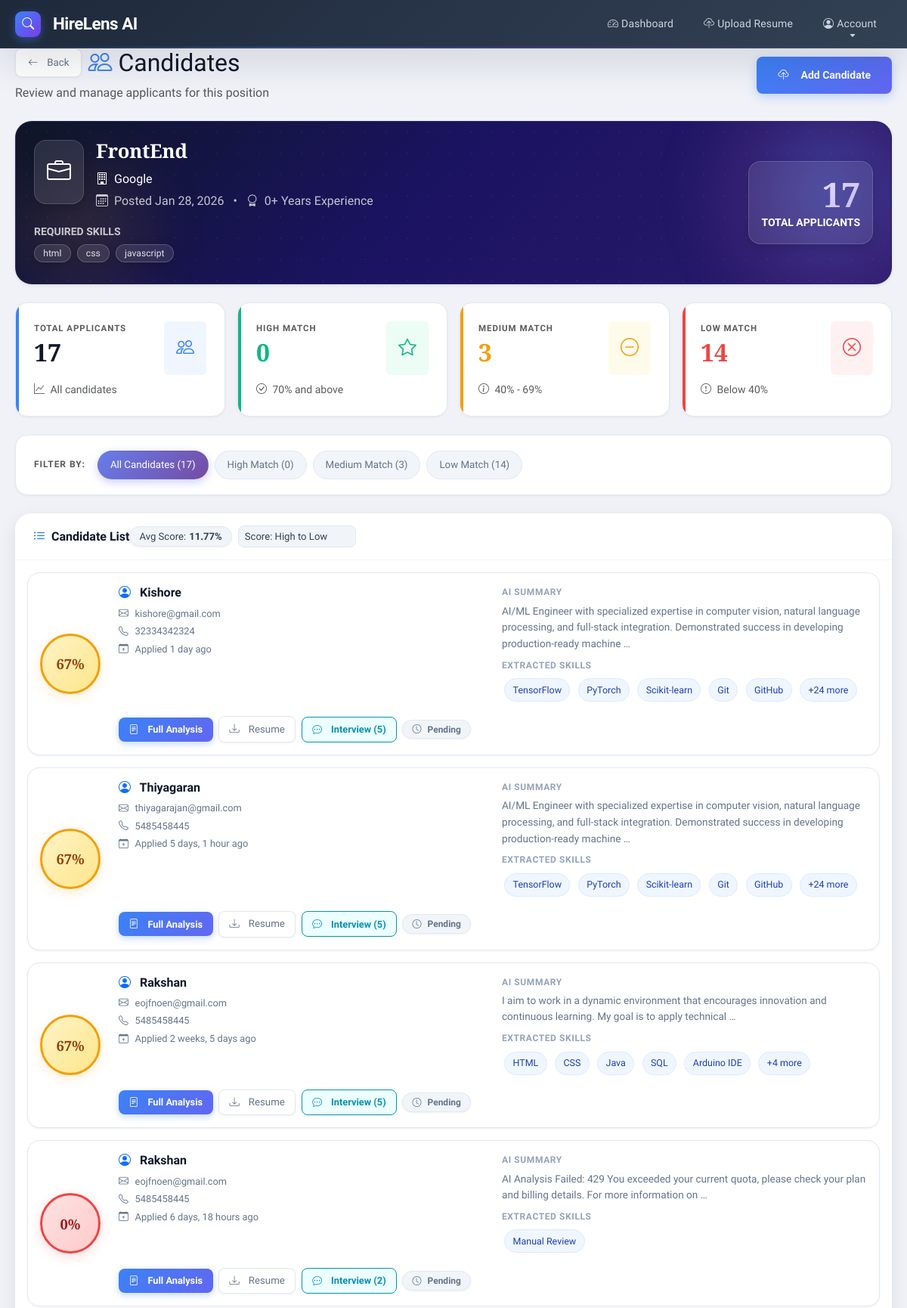
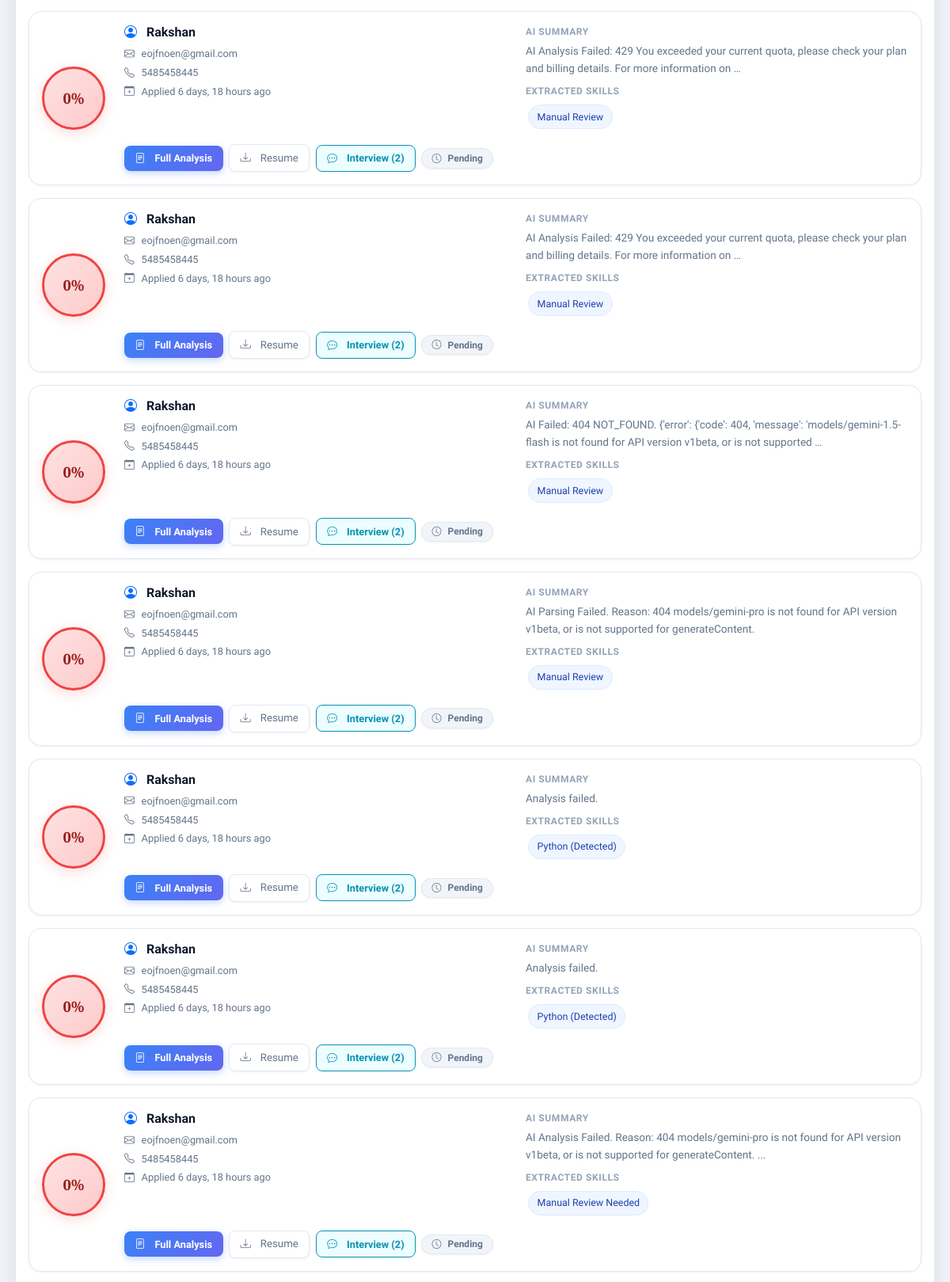
The app's page /job/3/candidates/ (signed in, upper part) with its own data (2 pictures, top to bottom).
### hirelens_app/models.py (models this page shows, shortened)
class CompanyRequirement(models.Model):
    hr = models.ForeignKey(HRProfile, on_delete=models.CASCADE)
    job_title = models.CharField(max_length=150)
    required_skills = models.TextField(
        help_text="Comma-separated skills (e.g., python, django, communication)"
    )
    minimum_experience = models.IntegerField(help_text="Years of experience")
    created_at = models.DateTimeField(auto_now_add=True)

class HRProfile(models.Model):
    user = models.OneToOneField(User, on_delete=models.CASCADE)
    company_name = models.CharField(max_length=150)

class ResumeAnalysis(models.Model):
    candidate = models.ForeignKey(Candidate, on_delete=models.CASCADE)
    job = models.ForeignKey(CompanyRequirement, on_delete=models.CASCADE)
    similarity_score = models.FloatField(default=0.0)
    ai_summary = models.TextField(blank=True, default="Pending Analysis...")
    extracted_skills_list = models.TextField(blank=True, default="", help_text="Comma-separated list of extracted skills")
    interview_score = models.IntegerField(default=0, help_text="Overall AI Interview Score (0-100)")
    interview_feedback = models.TextField(blank=True, default="", help_text="AI feedback summary")
    detailed_breakdown = models.JSONField(default=list, blank=True, help_text="JSON list of topic-wise scores")
    analysis_time = models.DateTimeField(auto_now_add=True)

class Candidate(models.Model):
    name = models.CharField(max_length=120)
    email = models.EmailField()
    phone = models.CharField(max_length=20)
    resume = models.FileField(upload_to="resumes/")
    uploaded_at = models.DateTimeField(auto_now_add=True)

### hirelens_app/views.py (the view)
@login_required
def view_candidates(request, job_id):
    job = get_object_or_404(CompanyRequirement, id=job_id, hr__user=request.user)
    analyses = ResumeAnalysis.objects.filter(job=job).select_related(
        'candidate'
    ).annotate(
        questions_count=Count('generatedquestion', distinct=True),
        interviews_count=Count('generatedquestion__interviewresult', distinct=True)
    ).order_by('-similarity_score', '-analysis_time')
    for analysis in analyses:
        if analysis.extracted_skills_list:
            analysis.skills_list = [skill.strip() for skill in analysis.extracted_skills_list.split(',')]
        else:
            analysis.skills_list = []
    total_applicants = analyses.count()
    avg_score = analyses.aggregate(Avg('similarity_score'))['similarity_score__avg'] or 0
    high_match_count = analyses.filter(similarity_score__gte=70).count()
    medium_match_count = analyses.filter(
        similarity_score__gte=40,
        similarity_score__lt=70
    ).count()
    low_match_count = analyses.filter(similarity_score__lt=40).count()
    required_skills_list = [skill.strip() for skill in job.required_skills.split(',')]
    context = {
        'job': job,
        'analyses': analyses,
        'total_applicants': total_applicants,
        'avg_score': round(avg_score, 2),
        'high_match_count': high_match_count,
        'medium_match_count': medium_match_count,
        'low_match_count': low_match_count,
        'required_skills_list': required_skills_list,
    }
    return render(request, 'hirelens_app/view_candidates.html', context)

### hirelens_app/templates/hirelens_app/view_candidates.html (shortened to what this page needs)
{% extends "hirelens_app/base.html" %}
{% block page_header %}
<div class="d-flex justify-content-between align-items-center mb-4 flex-wrap gap-3">
    <div>
        <div class="d-flex align-items-center gap-2 mb-2">
            <a href="{% url 'hr_dashboard' %}" class="btn btn-sm btn-outline-secondary">
                <i class="bi bi-arrow-left me-1"></i> Back
            </a>
            <h2 class="mb-0">
                <i class="bi bi-people text-primary me-2"></i>Candidates
            </h2>
        </div>
        <p class="text-muted mb-0">Review and manage applicants for this position</p>
    </div>
    <div class="d-flex gap-2">
        <a href="{% url 'upload_resume' %}?job_id={{ job.id }}" class="btn btn-primary">
            <i class="bi bi-cloud-upload me-2"></i> Add Candidate
        </a>
    </div>
</div>
{% endblock %}
{% block content %}
<div class="job-header text-white p-4 mb-4 shadow-sm position-relative">
    <div class="job-header-grid"></div>
    <div class="row align-items-center position-relative" style="z-index: 1;">
        <div class="col-md-8">
            <div class="d-flex align-items-start mb-3">
                <div class="bg-white bg-opacity-25 rounded p-3 me-3">
                    <i class="bi bi-briefcase" style="font-size: 2rem;"></i>
                </div>
                <div>
                    <h3 class="mb-2 fw-bold">{{ job.job_title }}</h3>
                    <p class="mb-1 opacity-90">
                        <i class="bi bi-building me-2"></i>{{ job.hr.company_name }}
                    </p>
                    <p class="mb-0 opacity-75">
                        <i class="bi bi-calendar3 me-2"></i>Posted {{ job.created_at|date:"M d, Y" }}
                        <span class="mx-2">•</span>
                        <i class="bi bi-award me-2"></i>{{ job.minimum_experience }}+ Years Experience
                    </p>
                </div>
            </div>
            <div class="mt-3">
                <p class="mb-1 small opacity-75 text-uppercase fw-semibold">Required Skills</p>
                <div>
                    {% for skill in required_skills_list %}
                        <span class="badge bg-white bg-opacity-25 me-1 mb-1">{{ skill }}</span>
                    {% endfor %}
                </div>
            </div>
        </div>
        <div class="col-md-4 text-md-end mt-3 mt-md-0">
            <div class="bg-white bg-opacity-25 rounded p-3 d-inline-block">
                <div class="display-4 fw-bold">{{ total_applicants }}</div>
                <div class="small text-uppercase fw-semibold">Total Applicants</div>
            </div>
        </div>
    </div>
</div>
<div class="stats-grid mb-4">
    <div class="stat-box total">
        <div class="d-flex justify-content-between align-items-start">
            <div>
                <p class="text-muted mb-1 small fw-semibold text-uppercase">Total Applicants</p>
                <h2 class="fw-bold mb-0">{{ total_applicants }}</h2>
            </div>
            <div class="bg-primary bg-opacity-10 p-3 rounded">
                <i class="bi bi-people text-primary" style="font-size: 1.5rem;"></i>
            </div>
        </div>
        <small class="text-muted mt-2 d-block">
            <i class="bi bi-graph-up me-1"></i> All candidates
        </small>
    </div>
    <div class="stat-box high">
        <div class="d-flex justify-content-between align-items-start">
            <div>
                <p class="text-muted mb-1 small fw-semibold text-uppercase">High Match</p>
                <h2 class="fw-bold mb-0 text-success">{{ high_match_count }}</h2>
            </div>
            <div class="bg-success bg-opacity-10 p-3 rounded">
                <i class="bi bi-star text-success" style="font-size: 1.5rem;"></i>
            </div>
        </div>
        <small class="text-muted mt-2 d-block">
            <i class="bi bi-check-circle me-1"></i> 70% and above
        </small>
    </div>
    <div class="stat-box medium">
        <div class="d-flex justify-content-between align-items-start">
            <div>
                <p class="text-muted mb-1 small fw-semibold text-uppercase">Medium Match</p>
                <h2 class="fw-bold mb-0 text-warning">{{ medium_match_count }}</h2>
            </div>
            <div class="bg-warning bg-opacity-10 p-3 rounded">
                <i class="bi bi-dash-circle text-warning" style="font-size: 1.5rem;"></i>
            </div>
        </div>
        <small class="text-muted mt-2 d-block">
            <i class="bi bi-info-circle me-1"></i> 40% - 69%
        </small>
    </div>
    <div class="stat-box low">
        <div class="d-flex justify-content-between align-items-start">
            <div>
                <p class="text-muted mb-1 small fw-semibold text-uppercase">Low Match</p>
                <h2 class="fw-bold mb-0 text-danger">{{ low_match_count }}</h2>
            </div>
            <div class="bg-danger bg-opacity-10 p-3 rounded">
                <i class="bi bi-x-circle text-danger" style="font-size: 1.5rem;"></i>
            </div>
        </div>
        <small class="text-muted mt-2 d-block">
            <i class="bi bi-exclamation-circle me-1"></i> Below 40%
        </small>
    </div>
</div>
<div class="filter-section">
    <div class="d-flex flex-wrap align-items-center gap-2">
        <span class="fw-semibold text-muted me-2 filter-label">Filter by:</span>
        <button class="filter-btn active" data-filter="all">
            All Candidates ({{ total_applicants }})
        </button>
        <button class="filter-btn" data-filter="high">
            High Match ({{ high_match_count }})
        </button>
        <button class="filter-btn" data-filter="medium">
            Medium Match ({{ medium_match_count }})
        </button>
        <button class="filter-btn" data-filter="low">
            Low Match ({{ low_match_count }})
        </button>
    </div>
</div>
<div class="card border-0 shadow-sm">
    <div class="card-header bg-white border-bottom py-3">
        <div class="d-flex justify-content-between align-items-center">
            <h5 class="mb-0 fw-bold">
                <i class="bi bi-list-ul text-primary me-2"></i>Candidate List
            </h5>
            <div class="d-flex align-items-center gap-2">
                <span class="badge bg-light text-dark border">
                    Avg Score: <strong>{{ avg_score }}%</strong>
                </span>
                <select class="form-select form-select-sm" id="sortSelect" style="width: auto;">
                    <option value="score-desc">Score: High to Low</option>
                </select>
            </div>
        </div>
    </div>
    <div class="card-body p-3">
        {% if analyses %}
            <div id="candidatesList">
                {% for analysis in analyses %}
                <div class="candidate-card p-3 {% if analysis.similarity_score >= 70 %}match-high{% elif analysis.similarity_score >= 40 %}match-medium{% else %}match-low{% endif %}"
                     data-score="{{ analysis.similarity_score }}"
                     data-date="{{ analysis.analysis_time|date:'U' }}">
                    <div class="row align-items-center">
                        <div class="col-auto">
                            <div class="score-badge {% if analysis.similarity_score >= 70 %}high{% elif analysis.similarity_score >= 40 %}medium{% else %}low{% endif %}">
                                {{ analysis.similarity_score|floatformat:0 }}%
                            </div>
                        </div>
                        <div class="col">
                            <div class="row">
                                <div class="col-md-6">
                                    <h5 class="fw-bold mb-2">
                                        <i class="bi bi-person-circle text-primary me-2"></i>
                                        {{ analysis.candidate.name }}
                                    </h5>
                                    <div class="mb-2">
                                        <small class="text-muted d-block">
                                            <i class="bi bi-envelope me-1"></i> {{ analysis.candidate.email }}
                                        </small>
                                        <small class="text-muted d-block">
                                            <i class="bi bi-telephone me-1"></i> {{ analysis.candidate.phone }}
                                        </small>
                                        <small class="text-muted d-block">
                                            <i class="bi bi-calendar-plus me-1"></i> Applied {{ analysis.analysis_time|timesince }} ago
                                        </small>
                                    </div>
                                </div>
                                <div class="col-md-6">
                                    <div class="mb-2">
                                        <p class="text-muted mb-1 small fw-semibold">AI Summary</p>
                                        <p class="small mb-0 text-secondary">
                                            {{ analysis.ai_summary|truncatewords:20 }}
                                        </p>
                                    </div>
                                    {% if analysis.skills_list %}
                                    <div class="mt-2">
                                        <p class="text-muted mb-1 small fw-semibold">Extracted Skills</p>
                                        <div>
                                            {% for skill in analysis.skills_list|slice:":5" %}
                                                <span class="skill-chip">{{ skill }}</span>
                                            {% endfor %}
                                            {% if analysis.skills_list|length > 5 %}
                                                <span class="skill-chip">+{{ analysis.skills_list|length|add:"-5" }} more</span>
                                            {% endif %}
                                        </div>
                                    </div>
                                    {% endif %}
                                </div>
                            </div>
                            <div class="action-buttons mt-3">
                                <a href="{% url 'analysis_result' analysis.id %}"
                                   class="btn btn-sm btn-primary">
                                    <i class="bi bi-file-text me-1"></i> Full Analysis
                                </a>
                                <a href="{{ analysis.candidate.resume.url }}"
                                   class="btn btn-sm btn-outline-secondary"
                                   target="_blank">
                                    <i class="bi bi-download me-1"></i> Resume
                                </a>
                                {% if analysis.questions_count > 0 %}
                                <a href="{% url 'interview' analysis.id %}"
                                   class="btn btn-sm btn-outline-info">
                                    <i class="bi bi-chat-dots me-1"></i> Interview ({{ analysis.questions_count }})
                                </a>
                                {% endif %}
                                <span class="badge badge-status {% if analysis.interviews_count > 0 %}bg-success{% else %}bg-secondary{% endif %}">
                                    {% if analysis.interviews_count > 0 %}
                                        <i class="bi bi-check-circle me-1"></i> Interviewed
                                    {% else %}
                                        <i class="bi bi-clock me-1"></i> Pending
                                    {% endif %}
                                </span>
                            </div>
                        </div>
                    </div>
                </div>
                {% endfor %}
            </div>
        {% endif %}
    </div>
</div>
{% endblock %}

### records on screen
CompanyRequirement: job_title "FrontEnd", hr.company_name "Google", created_at "Jan 28, 2026", minimum_experience "0"
ResumeAnalysis: similarity_score "67", candidate.name "Kishore", candidate.email "kishore@gmail.com", candidate.phone "32334342324", analysis_time "1 day", ai_summary "AI/ML Engineer with specialized expertise in computer vision, natural language processing, and full-stack integration. Demonstrated success in developing production-ready machine …", skills_list "TensorFlow" "PyTorch" "Scikit-learn" "Git" "GitHub", skills_list|length "24", questions_count "5", shows "Pending"
ResumeAnalysis: similarity_score "67", candidate.name "Thiyagaran", candidate.email "thiyagarajan@gmail.com", candidate.phone "5485458445", analysis_time "5 days, 1 hour", ai_summary "AI/ML Engineer with specialized expertise in computer vision, natural language processing, and full-stack integration. Demonstrated success in developing production-ready machine …", skills_list "TensorFlow" "PyTorch" "Scikit-learn" "Git" "GitHub", skills_list|length "24", questions_count "5", shows "Pending"
ResumeAnalysis: similarity_score "67", candidate.name "Rakshan", candidate.email "eojfnoen@gmail.com", candidate.phone "5485458445", analysis_time "2 weeks, 5 days", ai_summary "I aim to work in a dynamic environment that encourages innovation and continuous learning. My goal is to apply technical …", skills_list "HTML" "CSS" "Java" "SQL" "Arduino IDE", skills_list|length "4", questions_count "5", shows "Pending"
ResumeAnalysis: similarity_score "0", candidate.name "Rakshan", candidate.email "eojfnoen@gmail.com", candidate.phone "5485458445", analysis_time "6 days, 18 hours", ai_summary "AI Analysis Failed: 429 You exceeded your current quota, please check your plan and billing details. For more information on …", skills_list "Manual Review", questions_count "2", shows "Pending"
ResumeAnalysis: similarity_score "0", candidate.name "Rakshan", candidate.email "eojfnoen@gmail.com", candidate.phone "5485458445", analysis_time "6 days, 18 hours", ai_summary "AI Analysis Failed: 429 You exceeded your current quota, please check your plan and billing details. For more information on …", skills_list "Manual Review", questions_count "2", shows "Pending"
ResumeAnalysis: similarity_score "0", candidate.name "Rakshan", candidate.email "eojfnoen@gmail.com", candidate.phone "5485458445", analysis_time "6 days, 18 hours", ai_summary "AI Analysis Failed: 429 You exceeded your current quota, please check your plan and billing details. For more information on …", skills_list "Manual Review", questions_count "2", shows "Pending"
ResumeAnalysis: similarity_score "0", candidate.name "Rakshan", candidate.email "eojfnoen@gmail.com", candidate.phone "5485458445", analysis_time "6 days, 18 hours", ai_summary "AI Failed: 404 NOT_FOUND. {'error': {'code': 404, 'message': 'models/gemini-1.5-flash is not found for API version v1beta, or is not supported …", skills_list "Manual Review", questions_count "2", shows "Pending"
ResumeAnalysis: similarity_score "0", candidate.name "Rakshan", candidate.email "eojfnoen@gmail.com", candidate.phone "5485458445", analysis_time "6 days, 18 hours", ai_summary "AI Parsing Failed. Reason: 404 models/gemini-pro is not found for API version v1beta, or is not supported for generateContent.", skills_list "Manual Review", questions_count "2", shows "Pending"
ResumeAnalysis: similarity_score "0", candidate.name "Rakshan", candidate.email "eojfnoen@gmail.com", candidate.phone "5485458445", analysis_time "6 days, 18 hours", ai_summary "Analysis failed.", skills_list "Python (Detected)", questions_count "2", shows "Pending"
ResumeAnalysis: similarity_score "0", candidate.name "Rakshan", candidate.email "eojfnoen@gmail.com", candidate.phone "5485458445", analysis_time "6 days, 18 hours", ai_summary "Analysis failed.", skills_list "Python (Detected)", questions_count "2", shows "Pending"
ResumeAnalysis: similarity_score "0", candidate.name "Rakshan", candidate.email "eojfnoen@gmail.com", candidate.phone "5485458445", analysis_time "6 days, 18 hours", ai_summary "AI Analysis Failed. Reason: 404 models/gemini-pro is not found for API version v1beta, or is not supported for generateContent. ...", skills_list "Manual Review Needed", questions_count "2", shows "Pending"

### other values on screen
{{ skill }} "html" "css" "javascript"
{{ total_applicants }} "17"
{{ high_match_count }} "0"
{{ medium_match_count }} "3"
{{ low_match_count }} "14"
{{ avg_score }} "11.77"
